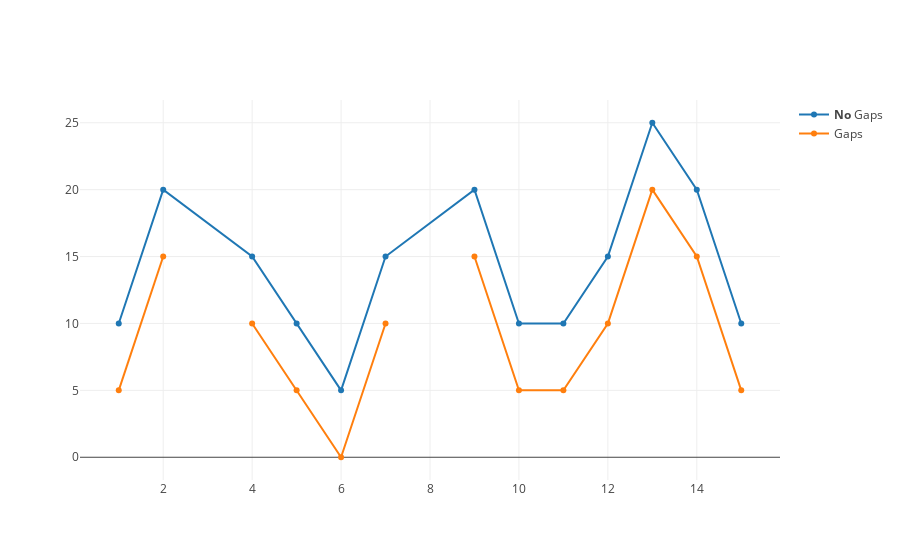

The notebook cell this image was saved under:
### Markdown cell above
## Connect Data Gaps

### Code cell
trace1 = go.Scatter(
    x=[1, 2, 3, 4, 5, 
       6, 7, 8, 9, 10,
       11, 12, 13, 14, 15],
    y=[10, 20, None, 15, 10,
       5, 15, None, 20, 10,
       10, 15, 25, 20, 10],
    name = '<b>No</b> Gaps', # Style name/legend entry with html tags
    connectgaps=True
)
trace2 = go.Scatter(
    x=[1, 2, 3, 4, 5,
       6, 7, 8, 9, 10,
       11, 12, 13, 14, 15],
    y=[5, 15, None, 10, 5,
       0, 10, None, 15, 5,
       5, 10, 20, 15, 5],
    name = 'Gaps',
)

data = [trace1, trace2]

fig = dict(data=data)
iplot(fig, filename='simple-connectgaps')

### Figure 1 — Plotly figure (JSON) as saved in the notebook; plotly's stock layout.template omitted (floating-point values rounded to 4 significant figures)
{"data": [{"connectgaps": true, "name": "<b>No</b> Gaps", "type": "scatter", "uid": "e6c41ad0-56e1-11e9-a092-3de5392b8b47", "x": [1, 2, 3, 4, 5, 6, 7, 8, 9, 10, 11, 12, 13, 14, 15], "y": [10, 20, null, 15, 10, 5, 15, null, 20, 10, 10, 15, 25, 20, 10]}, {"name": "Gaps", "type": "scatter", "uid": "e6c44b40-56e1-11e9-a092-3de5392b8b47", "x": [1, 2, 3, 4, 5, 6, 7, 8, 9, 10, 11, 12, 13, 14, 15], "y": [5, 15, null, 10, 5, 0, 10, null, 15, 5, 5, 10, 20, 15, 5]}], "layout": {}}
